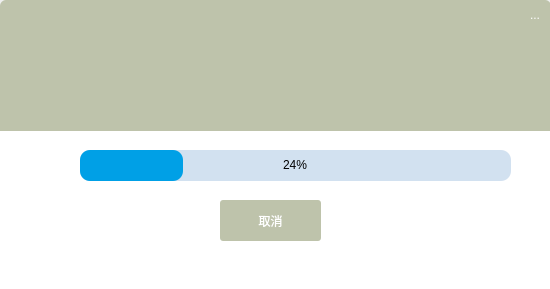
<?xml version="1.0" encoding="UTF-8"?>
<ui version="4.0">
 <class>TcpClient</class>
 <widget class="QWidget" name="TcpClient">
  <property name="geometry">
   <rect>
    <x>0</x>
    <y>0</y>
    <width>550</width>
    <height>289</height>
   </rect>
  </property>
  <property name="windowTitle">
   <string>接收文件</string>
  </property>
  <widget class="QProgressBar" name="progressBar">
   <property name="geometry">
    <rect>
     <x>80</x>
     <y>150</y>
     <width>431</width>
     <height>31</height>
    </rect>
   </property>
   <property name="styleSheet">
    <string notr="true">QProgressBar{
        border: none;
        text-align: center;
        background: rgb(210, 225, 240);
border-radius:10px;


}
QProgressBar::chunk {
        background: rgb(0, 160, 230);
border-radius:10px;

}</string>
   </property>
   <property name="value">
    <number>24</number>
   </property>
  </widget>
  <widget class="QLabel" name="label">
   <property name="geometry">
    <rect>
     <x>0</x>
     <y>0</y>
     <width>551</width>
     <height>131</height>
    </rect>
   </property>
   <property name="styleSheet">
    <string notr="true">border-top-left-radius:6px; 
border-top-right-radius:6px;
background-color: rgb(190, 195, 171);
</string>
   </property>
   <property name="text">
    <string/>
   </property>
  </widget>
  <widget class="QPushButton" name="tcpClientCancleBtn">
   <property name="geometry">
    <rect>
     <x>220</x>
     <y>200</y>
     <width>101</width>
     <height>41</height>
    </rect>
   </property>
   <property name="styleSheet">
    <string notr="true">QPushButton { background-color: rgb(172, 178, 148,200); border-radius: 3px; color: rgb(255, 255, 255); }
 QPushButton:hover { background-color: rgb(172, 178, 148,255);}</string>
   </property>
   <property name="text">
    <string>取消</string>
   </property>
  </widget>
  <widget class="QLabel" name="label_2">
   <property name="geometry">
    <rect>
     <x>0</x>
     <y>130</y>
     <width>551</width>
     <height>161</height>
    </rect>
   </property>
   <property name="styleSheet">
    <string notr="true">border-button-left-radius:6px; 
border-button-right-radius:6px;
background-color: rgb(255, 255, 255);

</string>
   </property>
   <property name="text">
    <string/>
   </property>
  </widget>
  <widget class="QToolButton" name="tcpClientCloseBtn">
   <property name="geometry">
    <rect>
     <x>520</x>
     <y>0</y>
     <width>30</width>
     <height>30</height>
    </rect>
   </property>
   <property name="minimumSize">
    <size>
     <width>30</width>
     <height>30</height>
    </size>
   </property>
   <property name="maximumSize">
    <size>
     <width>30</width>
     <height>30</height>
    </size>
   </property>
   <property name="toolTip">
    <string>关闭</string>
   </property>
   <property name="styleSheet">
    <string notr="true">QToolButton { background-color: rgb(50, 50, 50,0); border-radius: 3px; color: rgb(255, 255, 255); }
QToolButton:hover { background-color: rgb(172, 178, 148);}</string>
   </property>
   <property name="text">
    <string>...</string>
   </property>
   <property name="icon">
    <iconset resource="resource.qrc">
     <normaloff>:/chat/image/icon/icon_close.png</normaloff>:/chat/image/icon/icon_close.png</iconset>
   </property>
  </widget>
  <widget class="QTextEdit" name="clientStatusLabel">
   <property name="geometry">
    <rect>
     <x>100</x>
     <y>20</y>
     <width>341</width>
     <height>101</height>
    </rect>
   </property>
   <property name="font">
    <font>
     <family>楷体</family>
     <pointsize>12</pointsize>
    </font>
   </property>
   <property name="styleSheet">
    <string notr="true">background-color: rgba(255, 255, 255, 0);
border: none;</string>
   </property>
   <property name="verticalScrollBarPolicy">
    <enum>Qt::ScrollBarAlwaysOff</enum>
   </property>
   <property name="horizontalScrollBarPolicy">
    <enum>Qt::ScrollBarAlwaysOff</enum>
   </property>
  </widget>
  <zorder>label_2</zorder>
  <zorder>tcpClientCancleBtn</zorder>
  <zorder>label</zorder>
  <zorder>tcpClientCloseBtn</zorder>
  <zorder>progressBar</zorder>
  <zorder>clientStatusLabel</zorder>
 </widget>
 <resources>
  <include location="resource.qrc"/>
 </resources>
 <connections/>
</ui>
